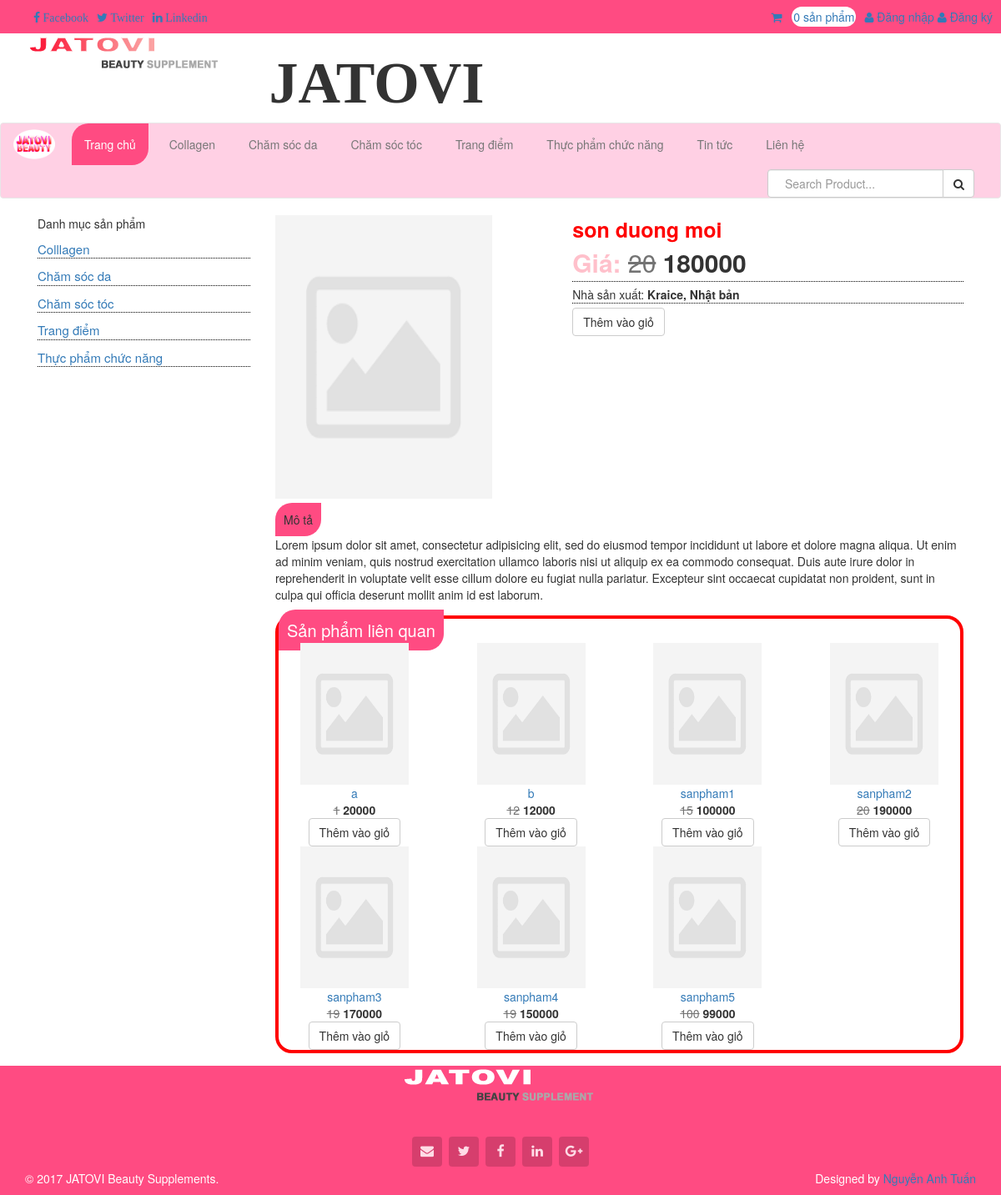
Page /index.php?module=sanpham&id=8 on the committed database.
### tables this page shows
CREATE TABLE `tb_menu` (
  `id` int(11) NOT NULL,
  `tieude` varchar(25) NOT NULL,
  `url` varchar(255) NOT NULL DEFAULT '#',
  `trangthai` int(11) NOT NULL DEFAULT '1'
);

CREATE TABLE `tb_danhmuc` (
  `id` int(11) NOT NULL,
  `name` varchar(255) NOT NULL,
  `dm_url` varchar(999) NOT NULL
);

CREATE TABLE `tb_sanpham` (
  `id` int(11) NOT NULL,
  `ten` varchar(100) NOT NULL,
  `mota` longtext NOT NULL,
  `id_danhmuc` int(11) NOT NULL,
  `id_nsx` int(11) NOT NULL,
  `xuatsu` varchar(200) NOT NULL,
  `giacu` float NOT NULL,
  `giamoi` float NOT NULL,
  `ngaysanxuat` date NOT NULL,
  `hansudung` date NOT NULL,
  `donvi` varchar(50) NOT NULL,
  `hinhanh` varchar(255) NOT NULL DEFAULT 'public/images/sanpham/noimage.png',
  `dshinhanh` varchar(255) NOT NULL,
  `damua` int(20) NOT NULL,
  `luotxem` int(20) NOT NULL,
  `tgcapnhat` timestamp NOT NULL DEFAULT CURRENT_TIMESTAMP ON UPDATE CURRENT_TIMESTAMP,
  `trangthai` tinyint(10) NOT NULL
);

CREATE TABLE `tb_nhasanxuat` (
  `id` int(11) NOT NULL,
  `nsx_ten` varchar(250) NOT NULL,
  `nsx_diachi` varchar(250) NOT NULL,
  `nsx_sodienthoai` varchar(20) NOT NULL,
  `nsx_email` varchar(250) NOT NULL,
  `nsx_website` varchar(250) NOT NULL,
  `nsx_mota` varchar(500) NOT NULL
);

### cores/loader.php (called while the page is built, shortened)
<?php
class loader
{
	public function view($name='',$data=array())
	{
		extract($data);
		include BASEPATH.'views/'.$name.'.php' ;
	}
}
?>

### models/menu_model.php (called while the page is built, shortened)
<?php
include_once 'JATOVI_Model.php';
class menu_controller extends JATOVI_Model
{
	private $_table = 'tb_menu';
	public function select_menu()
	{
		$sql = "SELECT * FROM {$this->_table} WHERE trangthai = 1";
		$query = $this->connection->prepare($sql);
		$query->execute();
		$result = $query->fetchAll();
		return $result;
	}
}
$menu_controller = new menu_controller();
?>

### models/JATOVI_Model.php (called while the page is built, shortened)
<?php
class JATOVI_Model
{
	private $host = 'localhost';
	private $dbname = 'project_jatovi';
	private $dbuser = 'root';
	private $dbpass = '';
	function __construct()
	{
		try {
			$this->connection  = new PDO("mysql:host={$this->host};dbname={$this->dbname};charset=utf8",$this->dbuser,$this->dbpass);
		} catch (PDOException $e) {
			echo "(DB connection error) Lỗi kết nối cơ sở dữ liệu: ".$e->getMessage();
		}
	}
}
?>

### models/danhmucside_model.php (called while the page is built, shortened)
<?php
include_once 'JATOVI_Model.php';
class danhmucside_model extends JATOVI_Model
{
	private $_table2 = 'tb_danhmuc';
	public function select_danhmuc()
	{
		$sql = "SELECT * FROM {$this->_table2} ";
		$query = $this->connection->prepare($sql);
		$query->execute();
		$result = $query->fetchAll();
		return $result;
	}
}
$danhmucside_model = new danhmucside_model();
?>

### models/sanpham_model.php (called while the page is built, shortened)
<?php
include_once 'JATOVI_Model.php';
class sanpham_model extends JATOVI_Model
{
	private $_table = 'tb_sanpham';
	private $_table2 = 'tb_nhasanxuat';
	private $_table3 = 'tb_danhmuc';
	public function select_sanpham($id)
	{
		$sql = "SELECT sp.id, sp.ten, sp.mota, sp.xuatsu, sp.giacu, sp.giamoi, sp.ngaysanxuat, sp.hansudung, sp.donvi, sp.hinhanh, sp.dshinhanh, sp.damua, sp.luotxem, sp.tgcapnhat, sp.trangthai, nsx.nsx_ten, dm.name as tendanhmuc FROM {$this->_table} sp INNER JOIN {$this->_table2} nsx  ON sp.id_nsx = nsx.id INNER JOIN {$this->_table3} dm ON sp.id_danhmuc = dm.id  WHERE sp.id = {$id} ";
		$query = $this->connection->prepare($sql);
		$query->execute();
		$result = $query->fetchAll();
		return $result;
	}
	public function select_splienquan($id)
	{
		$sql = "SELECT * FROM {$this->_table} WHERE (id_danhmuc = (SELECT id_danhmuc FROM {$this->_table} WHERE id = {$id})  OR (SELECT id_nsx  FROM {$this->_table} WHERE id = {$id}) ) AND id != {$id} LIMIT 0,8";
		$query = $this->connection->prepare($sql);
		$query->execute();
		$result = $query->fetchAll();
		return $result;
	}
}
$sanpham_model = new sanpham_model();
?>

### views/sanpham.php (the view)
<div class="container">
	<div class="col-md-3">
		<div>
			Danh mục sản phẩm
		</div>
		<div>
            <?php
                include_once BASEPATH.'models/danhmucside_model.php';
                $danhmuc=$danhmucside_model->select_danhmuc();
                foreach ($danhmuc as $key => $value) {
            ?>
                <div style="font-size: 15px;padding-top: 10px; border-bottom: dotted 1px black;"><a href="<?=$value['dm_url']?>"><?=$value['name']?></a></div>
            <?php
                }
            ?>
        </div>
	</div>
	<div class="col-md-9">
		<div class="row">
			<div class="col-md-5">
				<div class="sanpham_hinhanh">
					<img src="<?=$sanphams['hinhanh']?>" width="260px" height="340px">
				</div>
			</div>
			<div class="col-md-7">
				<div class="tensp" style="font-weight: bold; font-size: 25px;color: red;"><?=$sanphams['ten']?></div>
				<div class="gia" style=" font-size: 30px; border-bottom: dotted 1px black;">
					<span class="nhan_gia" style="font-weight: bold; color: pink;">Giá: </span>
					<span class="old_price"><?=$sanphams['giacu'] ?></span>
					<span class="new_price"><?=$sanphams['giamoi']?></span>
				</div>
				<div class="nsx" style="border-bottom: dotted 1px black; margin-bottom:5px; margin-top: 5px; ">
					<span class="nhasanxuat" >Nhà sản xuất: </span>
					<span class="tennsx" style="font-weight: bold;"><?=$sanphams['nsx_ten']?>, </span>
					<span class="xuatsu" style="font-weight: bold;"><?=$sanphams['xuatsu']?></span>
				</div>
				<div class="muahang">
					<a href="<?=base_url."index.php?module=giohang&action=themsp&id=".$sanphams['id']?>">
                        <div class="btn btn-default">
                            Thêm vào giỏ
                        </div>
                    </a>
				</div>
			</div>
		</div>
		<div class="row">
			<div class="col-md-12">
				<div class="mota">
					<div class="tieude" style="margin-top: 15px; margin-bottom: 10px">
						<span style="padding:10px;border-top-left-radius: 20px; border-bottom-right-radius: 20px; background-color: #FF4B82;">
							Mô tả
						</span>
					</div>
					<div class="noidung">
						<?=$sanphams['mota']?>
					</div>
				</div>
			</div>
		</div>
		<?php if(isset($splienquan)): ?>
			<div class="row">
			<div class="col-md-12">
				<div class="nhomsp" >
					<div class="nhomsp_title">
						<span>
							Sản phẩm liên quan
						</span>
					</div>
					<div class="nhomsp_items">
		            	<div class="row">
		            		<?php foreach($splienquan as $key=>$value): ?>
			                    <div class="col-md-3">
			                        <a href="<?=base_url?>index.php?module=sanpham&id=<?=$value['id']?>">
			                            <div class="sp_image">
			                                <img src="<?=$value['hinhanh']?>">
			                            </div>
			                            <div class="sp_name" >
			                                <?=$value['ten'];?>
			                            </div>
			                        </a>
			                        <div class="sp_price">
			                            <span class="old_price"><?=$value['giacu']?></span>
			                            <span class="new_price"><?=$value['giamoi'] ?></span>
			                        </div>
			                        <a href="#">
			                            <div class="btn btn-default">
			                                Thêm vào giỏ
			                            </div>
			                        </a>
			                    </div>
			                <?php endforeach; ?>
		            	</div>
					</div>
				</div>
			</div>
			</div>
		<?php endif; ?>
	</div>
</div>

### views/master.php (shortened to what this page needs)
<!DOCTYPE html>
<html lang="en">
<head>
    <?php $JATOVI->load->view('partial/header'); ?>
<?php
	$ok=1;
	if ($ok != 2)
	 {
		$sosp=0;
	} else {
		$items = $_SESSION['cart'];
		$sosp = count($items);
	}
	?>
</head>
<body>
    <div class="wrapper">
        <div class="header" >
            <div class="header-top">
                <div class="container_">
                    <div class="row">
                        <div class="col-md-3">
                            <div class="_widget pull-left">
                                <ul>
                                    <li>
                                        <a href="#">
                                            <i class="fa fa-facebook"> Facebook </i>
                                        </a>
                                    </li>
                                    <li>
                                        <a href="#">
                                            <i class="fa fa-twitter"> Twitter </i>
                                        </a>
                                    </li>
                                    <li>
                                        <a href="#">
                                            <i class="fa fa-linkedin"> Linkedin </i>
                                        </a>
                                    </li>
                                </ul>
                            </div>
                        </div>
                        <div class="col-md-9">
                            <div class="_widget">
                                <ul class="pull-right">
                                    <li>
                                        <a class="" href="<?=base_url."index.php?module=giohang&action=index"?>"><div><i class="fa fa-shopping-cart"></i>&nbsp; &nbsp;<span class="slsp"><?= $sosp?> sản phẩm</span></div></a>
                                    </li>
                                    <li>
                                    <?php if (isset($_SESSION['khachhang_ID'])){ ?>
                                        <a href="<?=base_url?>index.php?module=khachhang"><i class="fa fa-cog"></i>Tài khoản</a>
                                        <a href="<?=base_url?>index.php?module=khachhang&action=dangxuat"><i class="fa fa-sign-out "></i>Đăng xuất</a>
                                    <?php }else{ ?>
                                        <a class="" id="login" onclick="document.getElementById('id01').style.display='block'"  style="width: auto; cursor: pointer;"> <i class="fa fa-user"></i> Đăng nhập</a>
                                        <a class="" id="login" onclick="document.getElementById('formdangky').style.display='block'"  style="width: auto; cursor: pointer;"> <i class="fa fa-user"></i> Đăng ký</a>
                                    <?php }; ?>
                                    </li>
                                </ul>
                            </div>
                        </div>
                    </div>
                </div>
            </div>
            <div class="header-middle">
                <div class="container">
                    <div class="row">
                        <div class="col-md-3">
                            <a href="index.html">
                                <img src="public/images/site/jatovi_logo.png" >
                            </a>
                        </div>
                        <div class="col-md-9">
                            <div class="pull-left">
                                <h1 style="font-family:FontAwesome; font-weight: bold; font-size: 70px;">JATOVI</h1>
                            </div>
                        </div>
                    </div>
                </div>
            </div>
        </div>
        <div class="header-nav" id="fixNav">
                <div class="navbar navbar-default">
                    <div class="container-fluid">
                        <div class="navbar-header">
                            <a href="index.html">
                                <img style="width: 50px; height: 50px; margin-right: 15px;" src="public/images/site/jatovi_icon.png" />
                            </a>
                        </div>
                        <nav class="collapse navbar-collapse" id="myNavbar">
                            <ul class="nav navbar-nav">
                                <li class="active">
                                    <a href="<?=base_url?>index.php">
                                        Trang chủ
                                    </a>
                                </li>
                                <?php include_once BASEPATH.'models/menu_model.php';
                                    $menus = $menu_controller->select_menu();
                                ?>
                                <?php foreach ($menus as $menu): ?>
                                    <li>
                                        <a href="<?=base_url.$menu['url']?>">
                                            <?=$menu['tieude']?>
                                        </a>
                                    </li>
                                <?php endforeach; ?>
                            </ul>
                            <form class="navbar-form navbar-right" action="<?=base_url."index.php?module=timkiem&action=timkiem"?>" method="post" style="margin-bottom:0px; margin-top: -3px;">
                                <div class="input-group">
                                    <input type="text" name="timkiem" class="form-control" placeholder="Search Product...">
                                    <div class="input-group-btn">
                                        <button class="btn btn-default" type="submit">
                                            <i class="fa fa-search"></i>
                                        </button>
                                    </div>
                                </div>
                            </form>
                        </nav>
                    </div>
                </div>
            </div>
        <div class="content">
            <?php $JATOVI->load->view($content, $contentdata); ?>
        </div>
        <div class="footer">
        	<div class="footer_top fadeInUp">
                <div class="container text-center">
                    <div class="footer-logo">
                        <a href="index.html"><img src="public/images/site/jatovi_logo_white.png"></a>
                    </div>
                    <div class="social-icons">
                        <ul>
                            <li><a  href="#"><i  class="fa fa-envelope"></i></a></li>
                            <li><a href="#"><i class="fa fa-twitter"></i></a></li>
                            <li><a href="#"><i class="fa fa-facebook"></i></a></li>
                            <li><a href="#"><i class="fa fa-linkedin"></i></a></li>
                            <li><a href="#"><i class="fa fa-google-plus"></i></a></li>
                        </ul>
                    </div>
                </div>
            </div>
            <div class="footer_bottom">
                <div class="container">
                    <div class="row">
                        <div class="col-md-6">
                            <p>&copy; 2017 JATOVI Beauty Supplements.</p>
                        </div>
                        <div class="col-md-6">
                            <p class="pull-right">Designed by <a href="#">Nguyễn Anh Tuấn</a></p>
                        </div>
                    </div>
                </div>
            </div>
        </div>
    </div>
</body>
</html>

### rows in the picture
tb_menu: tieude "Collagen"
tb_menu: tieude "Chăm sóc da"
tb_menu: tieude "Chăm sóc tóc"
tb_menu: tieude "Trang điểm"
tb_menu: tieude "Thực phẩm chức năng"
tb_menu: tieude "Tin tức"
tb_menu: tieude "Liên hệ"
tb_danhmuc: name "Colllagen"
tb_danhmuc: name "Chăm sóc da"
tb_danhmuc: name "Chăm sóc tóc"
tb_danhmuc: name "Trang điểm"
tb_danhmuc: name "Thực phẩm chức năng"
tb_sanpham: hinhanh (placeholder picture), ten "son duong moi", giacu "20", giamoi "180000", id_nsx.nsx_ten "Kraice", xuatsu "Nhật bản", mota "Lorem ipsum dolor sit amet, consectetur adipisicing elit, sed do eiusmod tempor incididunt ut labore et dolore magna aliqua. Ut enim ad minim veniam, quis nostrud exercitation ullamco laboris nisi ut aliquip ex ea commodo consequat. Duis aute irure dolor in reprehenderit in voluptate velit esse cillum dolore eu fugiat nulla pariatur. Excepteur sint occaecat cupidatat non proident, sunt in culpa qui officia deserunt mollit anim id est laborum."
tb_sanpham: hinhanh (placeholder picture), ten "a", giacu "1", giamoi "20000"
tb_sanpham: hinhanh (placeholder picture), ten "b", giacu "12", giamoi "12000"
tb_sanpham: hinhanh (placeholder picture), ten "sanpham1", giacu "15", giamoi "100000"
tb_sanpham: hinhanh (placeholder picture), ten "sanpham2", giacu "20", giamoi "190000"
tb_sanpham: hinhanh (placeholder picture), ten "sanpham3", giacu "19", giamoi "170000"
tb_sanpham: hinhanh (placeholder picture), ten "sanpham4", giacu "19", giamoi "150000"
tb_sanpham: hinhanh (placeholder picture), ten "sanpham5", giacu "100", giamoi "99000"

### other values in the picture
$sosp "0"
